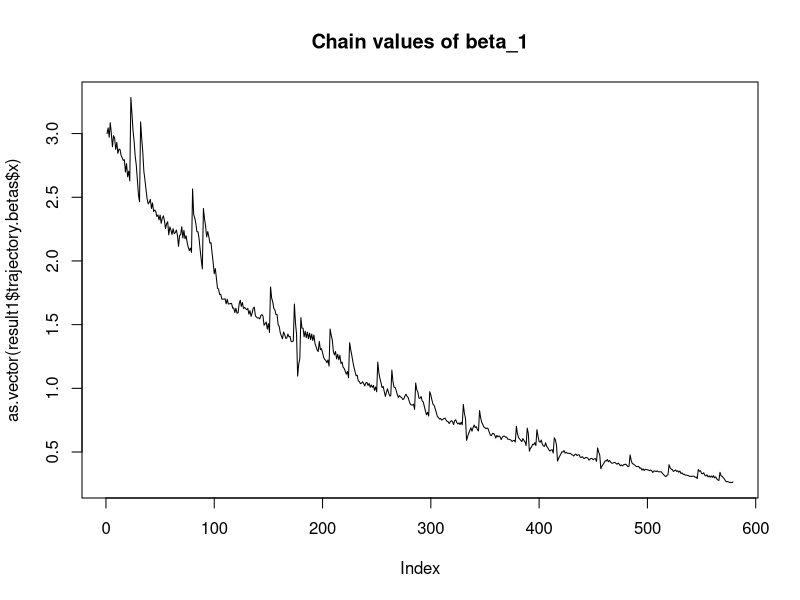
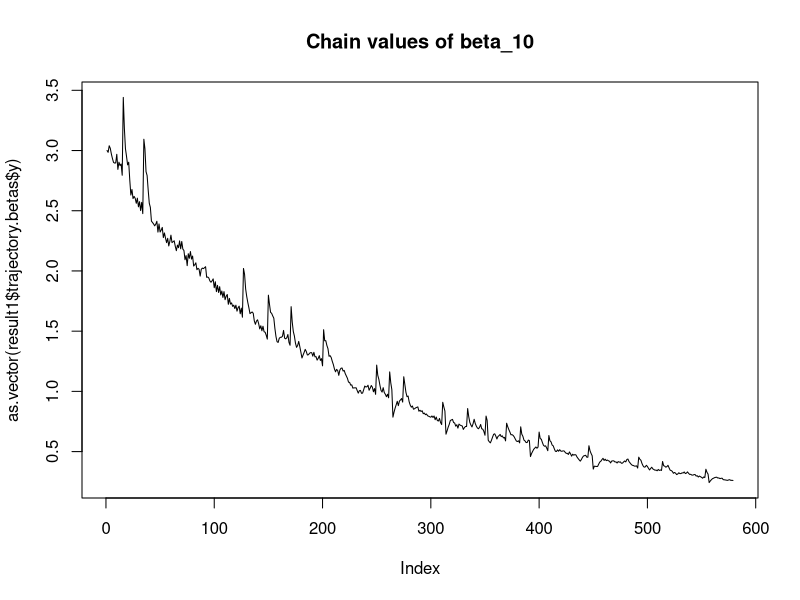
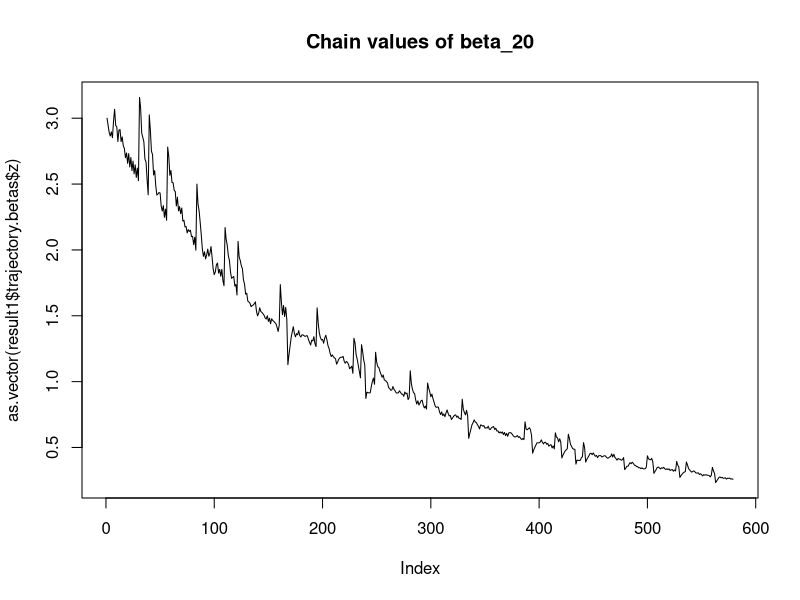
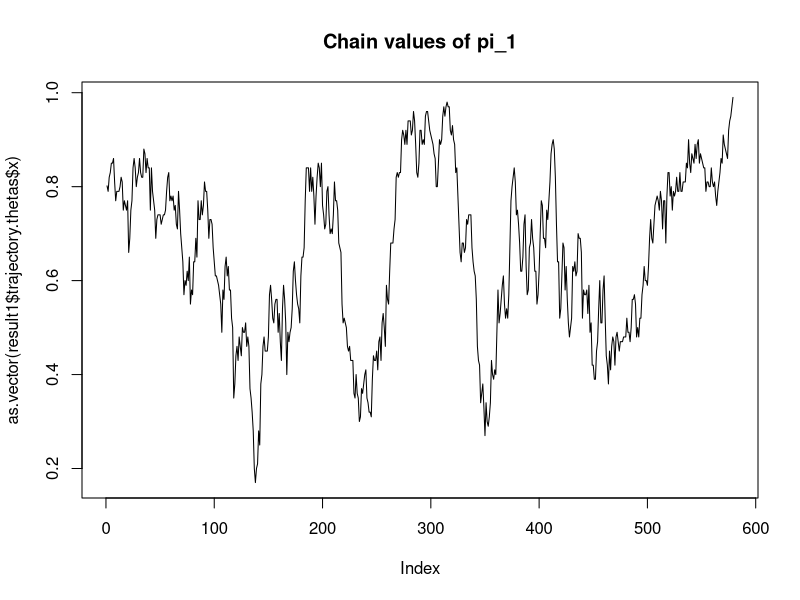
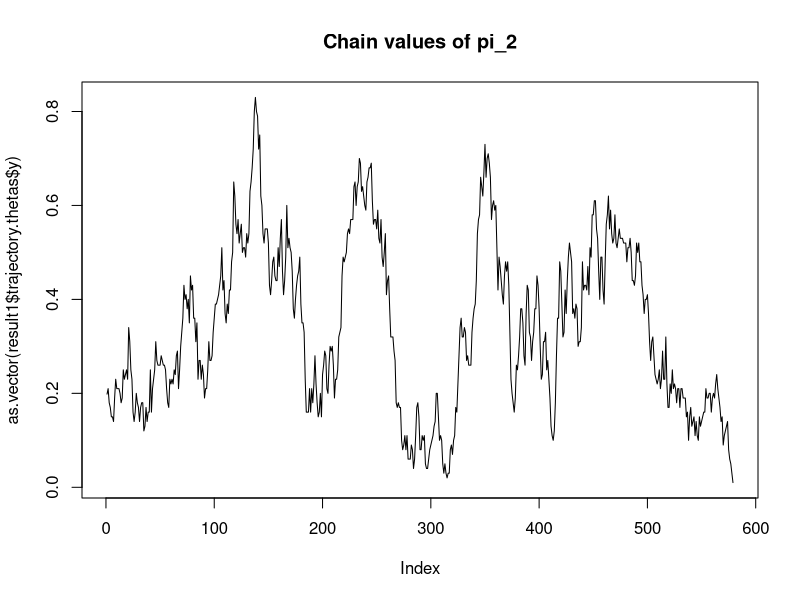

The R source for these figures, in order:
library(MASS)
library(ggplot2)
library(grid)
set.seed(62)

layout <- function(x, y) viewport(layout.pos.row = x, layout.pos.col = y)

arrange <- function(..., nrow=NULL, ncol=NULL) {
  dots <- list(...)
  n <- length(dots)
  if (is.null(nrow) & is.null(ncol)) { 
    nrow = floor(n/2); 
    ncol = ceiling(n/nrow)
  }
  if (is.null(nrow)) {
    nrow = ceiling(n/ncol)
  }
  if (is.null(ncol)) {
    ncol = ceiling(n/nrow)
  }
  grid.newpage()
  pushViewport(viewport(layout = grid.layout(nrow,ncol)))
  ii.p <- 1
  for (ii.row in seq(1, nrow)) {
    ii.table.row <- ii.row
    for (ii.col in seq(1, ncol)) {
      ii.table <- ii.p
      if (ii.p > n) 
        break
      print(dots[[ii.table]], vp = layout(ii.table.row, ii.col))
      ii.p <- ii.p + 1
    }
  }
}

#DATA SIMULATION
rasch.modelling <- function(persons, items) {
  n.items <- length(items)
  n.persons <- length(persons)
  fsmat <- outer(persons, items, "-")
  psolve <- exp(fsmat)/(1 + exp(fsmat))
  R <- (matrix(runif(n.items*n.persons),n.persons,n.items) < psolve)*1
  R
}

npersons <- 100
nitems <- 20
ndiscrete <- 2
discrete.space <- c(2, 5) 
prob <- c(0.1, 0.9)
sampleDist = function(n, prob) { 
  sample(x = discrete.space, n, replace = T, prob)
} 

persons <- sampleDist(npersons, prob)
items <- rnorm(nitems, mean = 0, sd = 1)
rmdata <- rasch.modelling(persons, items)
Y <- t(rmdata)


#APPROXIMATIONS
thetas.s <- unique(runif(4*ndiscrete))[1:ndiscrete]
thetas.s <- thetas.s/sum(thetas.s)
betas.s <- rep(3, nitems) 

#UITLS
probability <- function(beta, theta) {
  return(1 / (1 + exp(beta - theta)))
}

regularized.log.likelihood <- function(x, n, r, iter_count) { # equation 16
  k <- 0.4
  lambda <- 1
  P <- outer(x, discrete.space, probability)
  bet <- rep(0, nitems) 
  for (j in (1:nitems)) {
    bet.k <- rep(0, ndiscrete) 
    for (k in (1:ndiscrete)) {
      bet.k[k] <- r[j,k]*log(P)[j,k] + (n[k] - r[j,k])*log(1 - P)[j,k]
    }
    bet[j] <- sum(bet.k) 
  }
  res <- sum(bet) - lambda*k^iter_count*(sum(x^2))
  #res <- sum(bet) - lambda*k^iter_count*(1/nitems)*sum(dnorm(x, log = T)*dnorm(x))
  return(res)
}


eps <- 10^-6
trajectory.thetas <- data.frame(x = thetas.s[1], y = thetas.s[2])
trajectory.betas <- data.frame(x = betas.s[1], y = betas.s[10], z = betas.s[20])
#P -- matrix w/ probabilities JxK (nitems x ndisrete)
#Y -- response matrix JxN  (nitems x npersons)
#pi_s -- vector of length K (ndiscrete)
#r_s -- matrix JxK (nitems x ndisrete)

EM <- function(betas.s, thetas.s, discrete.space, npersons, nitems, ndiscrete, Y) { 
  k <- 0.4
  lambda <- 1
  old.likelihood <- 1
  new.likelihood <- 0
  iter_count <- 0
  # E STEP  
  for (iter_count in (1:1000)) {
    persons.s <- sampleDist(npersons, thetas.s)
    Y.s <- t(rasch.modelling(persons.s, betas.s))
    n <- sapply(discrete.space,  function(x) sum(persons.s == x))
    r <- sapply(discrete.space, function(x)  {
      if (length(which(persons.s == x)) == 1) {
        Y.s[, which(persons.s == x)]
      } else {
        rowSums(Y.s[, which(persons.s == x)])
      }
    })
    # M STEP
    thetas.s <- n/npersons
    opt <- optim(betas.s, 
                 regularized.log.likelihood, 
                 NULL, 
                 n, r, iter_count,
                 method = "Nelder-Mead", 
                 control = c(maxit = 100, reltol = 1e-8, alpha = 1.0, 
                             beta = 0.5, gamma = 2.0, fnscale = -1)
    )
    betas.s <- opt$par
    if (thetas.s[1] != 1) {
      trajectory.thetas <- rbind(trajectory.thetas, thetas.s)
      trajectory.betas <- rbind(trajectory.betas, c(betas.s[1], betas.s[10], betas.s[20]))
    }
    old.likelihood <- new.likelihood
    new.likelihood <- opt$value
    print("iteration")
    print(iter_count)
    print(betas.s)
    print(thetas.s)
    print(new.likelihood)
  }
  "amount of iterations done:"
  iter_count
  "last loglikelihood value"
  new.likelihood
  "true beta:"
  items
  "estimated beta:" 
  betas.s
  "fitdistr beta:"
  fitdistr(betas.s, "normal")
  "true theta:"
  c(0.4, 0.6)
  "estimated theta:"
  thetas.s
  return(list("beta" = betas.s, "theta" = thetas.s, "trajectory.thetas" = trajectory.thetas, "trajectory.betas" = trajectory.betas)) 
}
result1 <- EM(betas.s, thetas.s, discrete.space, npersons, nitems, ndiscrete, Y)
plot(as.vector(result1$trajectory.betas$x), type = "l",  main = "Chain values of beta_1")
plot(as.vector(result1$trajectory.betas$y), type = "l",  main = "Chain values of beta_10")
plot(as.vector(result1$trajectory.betas$z), type = "l",  main = "Chain values of beta_20")
plot(as.vector(result1$trajectory.thetas$x), type = "l",  main = "Chain values of pi_1")
plot(as.vector(result1$trajectory.thetas$y), type = "l",  main = "Chain values of pi_2")